Frame 1 (no input): blank canvas, image omitted
Frame 60 (no input): blank canvas, image omitted
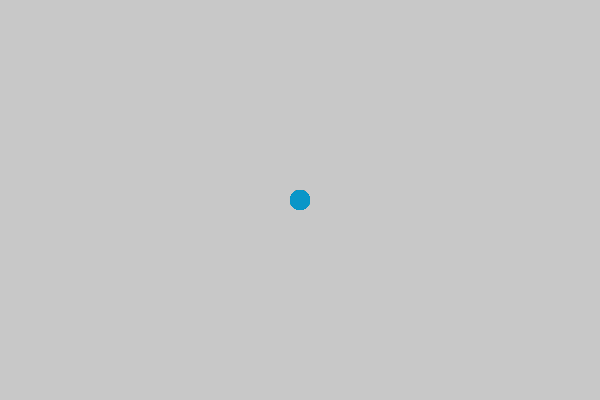
Frame 120 (the mouse pressed at the canvas centre since frame 60)

The p5.js sketch whose frames 1 and 60 were blank and that drew this single picture after the mouse press (run headless with seeded random() and noise() and a simulated clock; from frame 60 on, the mouse is pressed at the canvas centre):

// p5.js sketch
// ── sketch.js
function setup() {
  createCanvas(600, 400);
  background(200);
}

function draw() {
  // background(200);
  
  // ellipse
  fill(10, 150, 200, 80);
  noStroke();
  ellipse(mouseX, mouseY, 20, 20);
}

function mousePressed(){
  background(200);
}
